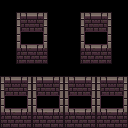

Below is a game level as drawn by its tile map, then a one-line description and the .tmx file that defines it, in full:
An orthogonal 8x8 tile map with 16x16 px tiles, 1 tile layer (Tile Layer 1).

<map version="1.0" tiledversion="2018.07.13" orientation="orthogonal" renderorder="right-down" width="8" height="8" tilewidth="16" tileheight="16" infinite="0" nextlayerid="2" nextobjectid="1">
 <tileset firstgid="1" source="tileset.tsx" />
 <layer id="1" name="Tile Layer 1" width="8" height="8">
  <data encoding="csv">
0,4,5,0,0,4,5,0,
0,20,21,0,0,20,21,0,
0,36,37,0,0,36,37,0,
0,52,53,0,0,52,53,0,
4,5,4,5,4,5,4,5,
20,21,20,21,20,21,20,21,
36,37,36,37,36,37,36,37,
52,53,52,53,52,53,52,53
</data>
 </layer>
</map>
